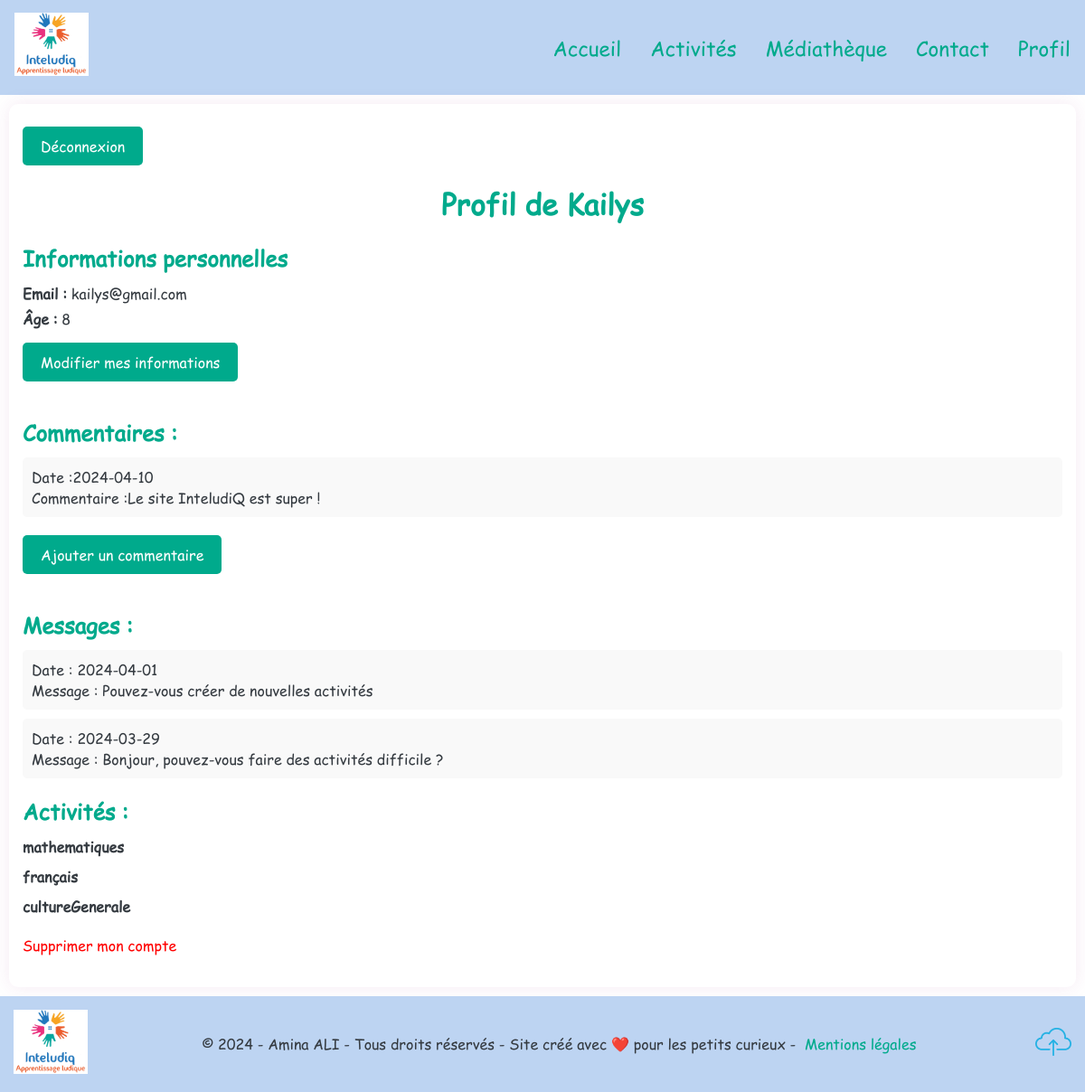
/?action=profil (signed in), run on the app's committed database.
### tables this page shows
CREATE TABLE `utilisateur` (
  `idUtilisateur` int(11) NOT NULL,
  `pseudo` varchar(50) NOT NULL,
  `motDePasse` varchar(60) NOT NULL,
  `email` varchar(254) NOT NULL,
  `age` int(11) NOT NULL,
  `role` int(11) DEFAULT NULL,
  `_date` date NOT NULL
);

CREATE TABLE `commentaire` (
  `idCommentaire` int(11) NOT NULL,
  `libelle` varchar(250) NOT NULL,
  `_date` date NOT NULL,
  `idUtilisateur` int(11) NOT NULL
);

CREATE TABLE `contact` (
  `idContact` int(11) NOT NULL,
  `email` varchar(50) NOT NULL,
  `message` varchar(500) NOT NULL,
  `_date` date NOT NULL,
  `idUtilisateur` int(11) DEFAULT NULL,
  `nom` varchar(50) NOT NULL
);

CREATE TABLE `activite` (
  `idActivite` int(11) NOT NULL,
  `matiere` varchar(50) DEFAULT NULL,
  `min_age` int(11) DEFAULT NULL,
  `max_age` int(11) DEFAULT NULL
);

### controleur/clsProfil.php (called while the page is built, shortened)
<?php
require RACINE . "/modele/bdUtilisateur.php";
require RACINE . "/modele/bdActivite.php";
require RACINE . "/modele/bdCommentaire.php";
require RACINE . "/modele/bdMessage.php";
if(siUtilisateurConnecte()) {
    $idUtilisateur = $_SESSION['idUtilisateur'];
    $utilisateur = obtenirInformationsUtilisateur($idUtilisateur);
    $commentaires = obtenirCommentairesUtilisateur($idUtilisateur);
    $messages = obtenirMessagesUtilisateur($idUtilisateur);
    $ageUtilisateur = $utilisateur['age'];
    $activites = obtenirActivitesSelonAge($ageUtilisateur);
}
include RACINE . "/vue/vueProfil.php";
?>

### index.php (called while the page is built, shortened)
<?php
$action = "defaut";
if (isset($_GET["action"])) {
    $action = $_GET["action"];
}
$fichier = redirigeVers($action);
require RACINE . "/controleur/" . $fichier;
?>

### modele/bdUtilisateur.php (called while the page is built, shortened)
<?php
if (!defined('BD_UTILISATEUR_INCLUDED')) {
    function obtenirInformationsUtilisateur($idUtilisateur)
    {
        $pdo = connexionPDO();
        $stmt = $pdo->prepare("SELECT * FROM utilisateur WHERE idUtilisateur = ?");
        $stmt->execute([$idUtilisateur]);
        return $stmt->fetch(PDO::FETCH_ASSOC);
    }
}

### modele/bdCommentaire.php (called while the page is built, shortened)
<?php
if (!defined('BD_COMMENTAIRE_INCLUDED')) {
   function obtenirCommentairesUtilisateur($idUtilisateur)
   {
       $pdo = connexionPDO();
       $stmt = $pdo->prepare("SELECT * FROM commentaire WHERE idUtilisateur = ?");
       $stmt->execute([$idUtilisateur]);
       return $stmt->fetchAll(PDO::FETCH_ASSOC);
   }
}
?>

### modele/bdMessage.php (called while the page is built, shortened)
<?php
if (!defined('BD_MESSAGE_INCLUDED')) {
    function obtenirMessagesUtilisateur($idUtilisateur)
    {
        $pdo = connexionPDO();
        $stmt = $pdo->prepare("SELECT * FROM contact WHERE idUtilisateur = ?");
        $stmt->execute([$idUtilisateur]);
        return $stmt->fetchAll(PDO::FETCH_ASSOC);
    }
}

### modele/bdActivite.php (called while the page is built, shortened)
<?php
if (!defined('BD_ACTIVITE_INCLUDED')) {
    function obtenirActivitesSelonAge($age) {
        try {
            $connexion = connexionPDO();
            $sql = "SELECT idActivite, matiere FROM activite WHERE min_age <= :age AND max_age >= :age";
            $stmt = $connexion->prepare($sql);
            $stmt->bindParam(":age", $age, PDO::PARAM_INT);
            $stmt->execute();
            $activites = $stmt->fetchAll(PDO::FETCH_ASSOC);
            return $activites;
        } catch (PDOException $e) {
            die("Erreur lors de la récupération des activités : " . $e->getMessage());
        }
    }
}
?>

### vue/vueProfil.php (the view)
<?php
include RACINE . "/vue/menu.php";
?>
<main class="container">
    <div class="containerProfil">
        <?php if (isset($_SESSION['idUtilisateur'])) : ?>
            <a class="btn" href="?action=profil&deconnexion=1" role="button">Déconnexion</a>
            <h1>Profil de <?php echo $utilisateur['pseudo']; ?></h1>
            <div class="infosUtilisateur">
                <h2>Informations personnelles</h2>
                <p><strong>Email :</strong> <?php echo $utilisateur['email']; ?></p>
                <p><strong>Âge :</strong> <?php echo $utilisateur['age']; ?></p>
            <a class="btn" href="?action=modifProfil" role="button">Modifier mes informations</a>
            </div>
            <div class="commentaires">
                <h2>Commentaires :</h2>
                <ul>
                    <?php foreach ($commentaires as $commentaire) : ?>
                        <li>Date :<?php echo $commentaire['_date']; ?> <br>Commentaire :<?php echo $commentaire['libelle']; ?></li>
                    <?php endforeach; ?>
                </ul>
            <a class="btn" href="?action=commentaire" role="button">Ajouter un commentaire</a>
            </div>
            <div class="messages">
                <h2>Messages :</h2>
                <ul>
                    <?php foreach ($messages as $message) : ?>
                        <li>Date : <?php echo $message['_date']; ?> <br>Message : <?php echo $message['message']; ?></li>
                    <?php endforeach; ?>
                </ul>
            </div>
            <?php if (!empty($activites)) : ?>
                <div class="activites">
                    <h2>Activités :</h2>
                    <ul>
                        <?php foreach ($activites as $activite) : ?>
                            <li><?php echo $activite['matiere']; ?></li>
                        <?php endforeach; ?>
                    </ul>
                </div>
            <?php else : ?>
                <p>Aucune activité disponible pour l'âge de <?php echo $ageUtilisateur; ?> ans.</p>
            <?php endif; ?>
            <div id="compte">
            <a  href="?action=supCompte" role="button">Supprimer mon compte</a>
            </div>
        <?php else : echo ($_SESSION['idUtilisateur']) ?>
            <p>Veuillez vous connecter pour accéder à cette page.</p>
        <?php endif; ?>
    </div>
</main>
<?php
include RACINE . "/vue/piedPage.php";
?>

### asset/css/style.css (style rules this page uses)
* { margin: 0; padding: 0; }
body { font-family: "Comic Sans MS", Arial, sans-serif; }
html, body { overflow-x: hidden; }
ul { list-style-type: none; list-style-image: none; }
a { text-decoration: none; }
h1, h2, h3 { color: #00AA8C; }
p { color: #343a40; }
.container { width: 1200px; width: 100%; background-color: #FFF; }
.btn { background-color: #00AA8C; color: #fff; padding: 10px 20px; border: none; cursor: pointer; display: inline-block; margin-bottom: 20px; margin-top: 10px; border-radius: 10px; -webkit-border-radius: 10px; -moz-border-radius: 10px; -ms-border-radius: 10px; -o-border-radius: 10px; transition: border-radius 0.3s; border-radius: 5px; }
.containerProfil { padding: 15px; border-radius: 10px; background-color: #fff; box-shadow: 0 0 20px rgba(159, 46, 136, 0.1); margin: 10px; }
.containerProfil h1 { text-align: center; color: #00AA8C; margin-bottom: 20px; }
.infosUtilisateur { margin-bottom: 20px; }
.infosUtilisateur p { margin: 5px 0; }
.commentaires, .messages, .activites { margin-top: 20px; }
.infosUtilisateur h2, .commentaires h2, .messages h2, .activites h2 { margin-bottom: 10px; }
.commentaires ul, .messages ul, .activites ul { list-style-type: none; padding: 0; }
.commentaires ul li, .messages ul li, .activites ul li { margin-bottom: 10px; color: #343a40; }
.commentaires ul li, .messages ul li { background-color: #f9f9f9; padding: 10px; border-radius: 5px; }
.activites ul li { font-weight: bold; }
#compte { margin-top: 20px; margin-bottom: 20px; }
#compte a { color: red; }
@media screen and (min-width: 1200px) and (max-width: 1600px) { .container { max-width: 1900px; } }

### data on the page
utilisateur: pseudo "Kailys", email "kailys@gmail.com", age "8"
commentaire: _date "2024-04-10", libelle "Le site InteludiQ est super !"
contact: _date "2024-04-01", message "Pouvez-vous créer de nouvelles activités"
contact: _date "2024-03-29", message "Bonjour, pouvez-vous faire des activités difficile ?"
activite: matiere "mathematiques"
activite: matiere "français"
activite: matiere "cultureGenerale"
